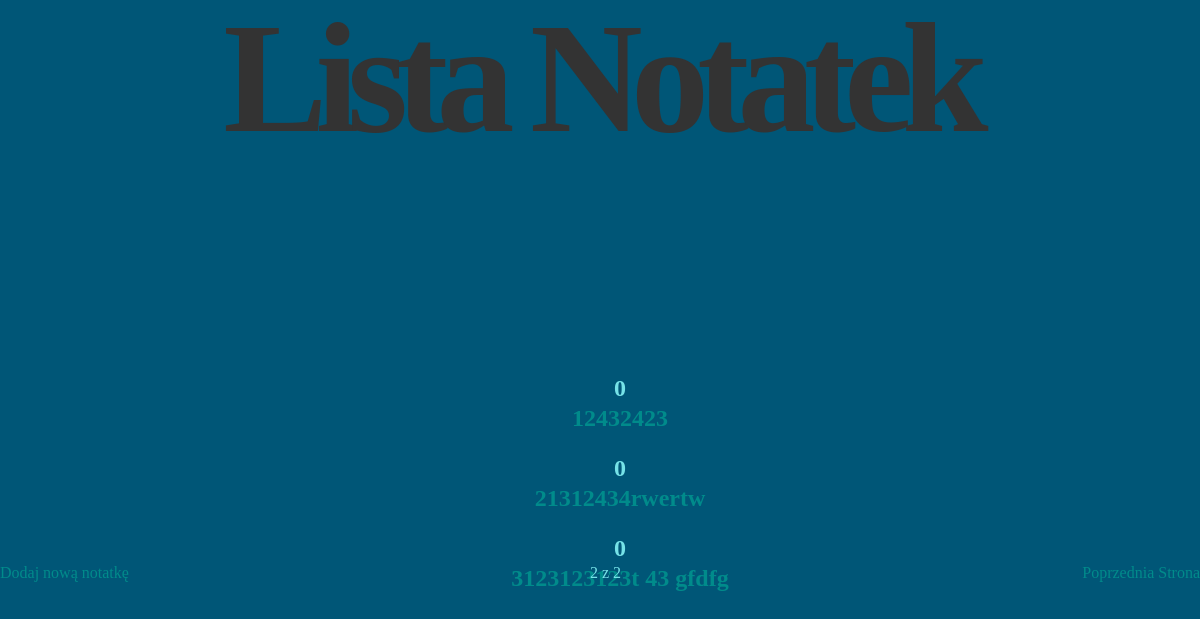
Before: /?page=2 with the older database file.
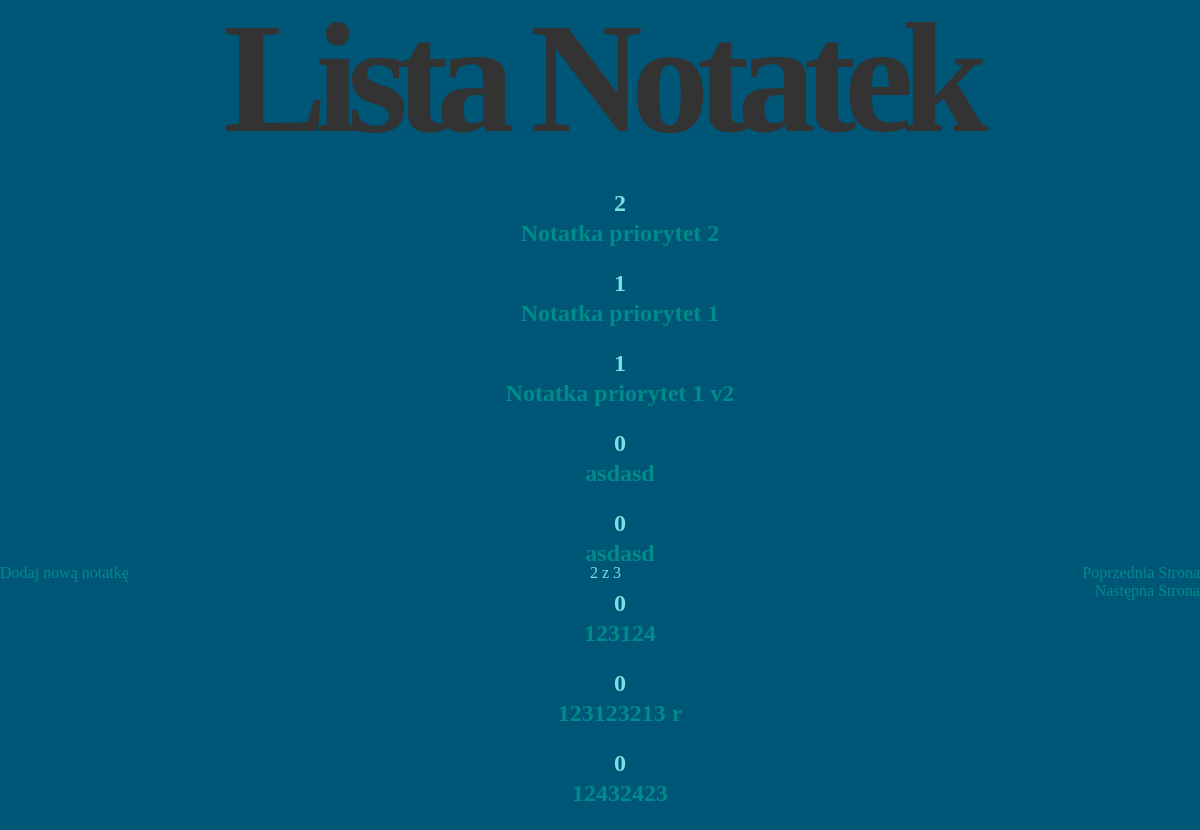
After: the same page with the newer database file.
### notatki/models.py (models this page shows, shortened)
class Note(models.Model):
    wybor_priorytetu = [(i, str(i)) for i in range(10)]
    tytul = models.CharField(max_length=200)
    tresc = models.TextField()
    priorytet = models.IntegerField(choices=wybor_priorytetu, default=0)
    data_utworzenia = models.DateTimeField(auto_now_add=True)
    autor = models.ForeignKey(User, on_delete=models.CASCADE)

### notatki/views.py (the view)
# urls.py: path('', views.lista_notatek, name='lista_notatek'),
def lista_notatek(request):
    notatki = Note.objects.all().order_by('-priorytet')
    paginator = Paginator(notatki, 8)
    page_number = request.GET.get('page')
    notes = paginator.get_page(page_number)
    return render(request, 'notatki/lista_notatek.html', {'notes': notes})

### notatki/templates/notatki/lista_notatek.html (shortened to what this page needs)
<!DOCTYPE html>
<html lang="pl">
<head>
    {% load static %}
    <link rel="stylesheet" href="{% static 'notatki/style.css' %}">
</head>
<body>
    <nav class="flex_center">
        <h1 class="Note_listT">Lista Notatek</h1>
    </nav>
    <main class="main">
        <ul class="ul_list">
            {% for notatka in notes %}
            <li>
                <div class="list_el">
                    <h2>
                        <div class="flex_center priority">{{ notatka.priorytet }}  </div>
                        <a href="{% url 'szczegoly_notatki' notatka.pk %}" class="flex_center prio">{{ notatka.tytul }}</a>
                    </h2>
                </div>
            </li>
            {% empty %}
            <li>Brak notatek do wyświetlenia.</li>
            {% endfor %}
        </ul>
    </main>
    <footer class="footer">
        <a href="{% url 'dodaj_notatke' %}">Dodaj nową notatkę</a>
        <div class="pagination">
           {{ notes.number }} z {{ notes.paginator.num_pages }}
            </div>
        <div class="current">
                            {% if notes.has_previous %}
                <div class="previous">
                    <a href="?page={{ notes.previous_page_number }}">Poprzednia Strona</a>
                </div>
                {% endif %}
                {% if notes.has_next %}
                <div class="next">
                    <a href="?page={{ notes.next_page_number }}">Następna Strona</a>
                </div>
                {% endif %}
        </div>
    </footer>
</body>
</html>

Changed rows visible on the page:
no longer on this page (row unchanged): Note: priorytet "0", tytul "21312434rwertw"
no longer on this page (row unchanged): Note: priorytet "0", tytul "3123123123t 43 gfdfg"
added Note: priorytet "2", tytul "Notatka priorytet 2"
now on this page (row edited): Note: priorytet "1", tytul "Notatka priorytet 1"
now on this page (row edited): Note: priorytet "1", tytul "Notatka priorytet 1 v2"
now on this page (row unchanged): Note: priorytet "0", tytul "asdasd"
now on this page (row edited): Note: priorytet "0", tytul "asdasd"
now on this page (row unchanged): Note: priorytet "0", tytul "123124"
now on this page (row unchanged): Note: priorytet "0", tytul "123123213 r"
Other visible differences:
{{ notes.paginator.num_pages }}: "2" → "3"
text now shown: "Następna Strona"
